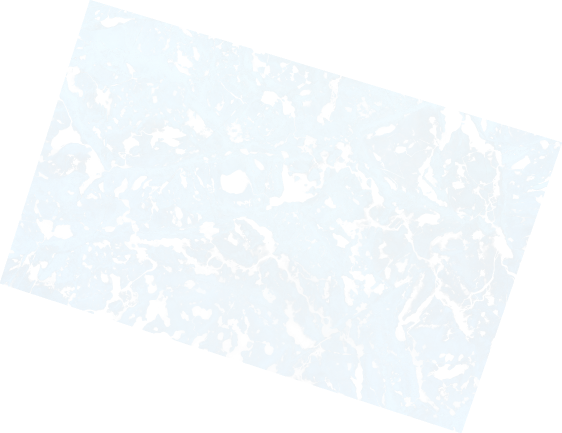
#> input picture UF163_0_SG_Overlap.tif, 1124 x 866 px, found by its file name (shown at 1/2 size); the run also reads 1 picture not shown here
$ jupyter execute --allow-errors Sea_Ice_Practical_03202023.ipynb   (shell and % lines are left out)
#> lines starting #> are read from the running program, lines starting #| are printed output that depends on the picture
[cell 1]
# To begin: File > Save a Copy in Drive > Open Copy in New Tab

**SENSE CDT Training - March 20, 2023**
### Sea Ice Earth Observations -- Computer Practical
Mia Vanderwilt / Rachel Tilling

## Introduction

The goal of this practical will be to familiarize you with some of the ICESat-2 data products, introduce some considerations for working with sea ice data, and touch on some *(hopefully)* widely-applicable data handling skills along the way!

The practical will be run entirely from this Google Colab notebook, using CPU. All of the necessary data will be accessible from a public Github Repo and will be stored in a temporary folder called 'SENSE_Sea_Ice_Practical'. Should your runtime get disconnected, you will need to re-run installation and import cells.

This Notebook is aimed to meet a wide array of skill sets -- because it's set up more like a demo than a lab, no background in Python is needed, but external resources are linked for those looking to expand on the content covered here.

A Quick Overview of Contents:
* Cross-Correlation-based Alignment
* Pandas and Geopandas Data and Querying
* Image Classification (short examples)
* Visualizing Point Cloud Data
* Image Compression and Tiling

## Cross-correlation based drift alignment

In order to align our ICESat-2 data products with our airbone datasets, we need to get an idea of the ice drift velocity. Fortunately -- in instances where we have overlapping imagery -- this is just a matter of tracking features between two time-distinct photos. To do this we'll use a normalized cross-correlation based implementation of skimage's [match_template](https://scikit-image.org/docs/stable/auto_examples/features_detection/plot_template.html) module. (OpenCV's similar [match_template](https://docs.opencv.org/4.x/d4/dc6/tutorial_py_template_matching.html) function can also be used with minimum squared difference and 4 other matching methods).

This is a useful way of aligning shifted datasets of all sorts (whether spatially or temporally shifted), and easy to implement with either of these two computer vision modules!

Here we will be aligning a pair of overlapped images from the July 21 Cal/Val Flight:

[cell 2]
import numpy as np
import matplotlib.pyplot as plt
from datetime import datetime, timedelta
from skimage.feature import match_template
import skimage.io
import math

[cell 3]
# Link this Practical to its GitHub Repo:

[cell 4]
# These images were clipped using a shapefile of their shared extents (in qGIS):
im0_path = '/content/SENSE_Sea_Ice_Practical/UF163_0_SG_Overlap.tif'
im1_path = '/content/SENSE_Sea_Ice_Practical/UF6_1_SB1_Overlap.tif'

# The time stamps for these images will be used to calculate elapsed_time
t0, t1 = '134438', '140619' # format: hhmmss

# Changing these strings to a more recognizable time format:
t0 = datetime(2022, 7, 21, int(t0[0:2]), int(t0[2:4]), int(t0[4:]))
t1 = datetime(2022, 7, 21, int(t1[0:2]), int(t1[2:4]), int(t1[4:]))

print(f'Initial image capture time: {t0} \nLater image capture time: {t1}')
print('Elapsed time:', t1-t0)

[cell 5]
# Using skimage to read in the two tif files:
im0 = skimage.io.imread(im0_path)
#> im0 is the input picture: shape (866, 1124, 4); mean R, G, B, A 76.7, 109.4, 127.2, 17.7
im1 = skimage.io.imread(im1_path)

[cell 6]
plt.imshow(im0[:,:,0:3]) #Original RGB image
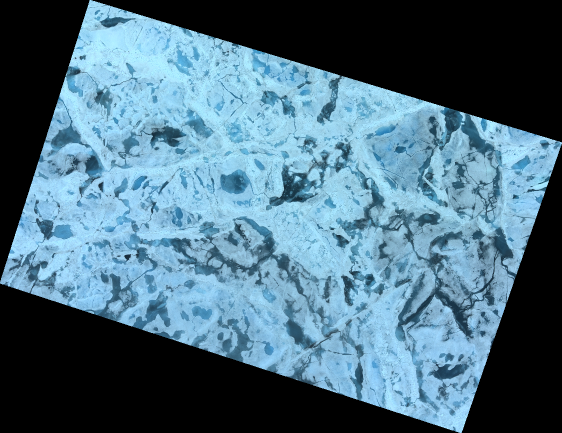
#> shown: shape (866, 1124, 3) (shown at 1/2 size); mean R, G, B 76.7, 109.4, 127.2

We will need a flattened (single-band) image for our `match_template` method. Typically, you might sum band values for each pixel (`np.sum(image, axis = 2)`), but in this case, the features we're interested in tracking show up very clearly in the 4th NIR band (`band 3`), so we will use that as our input for `match_template`.

[cell 7]
# Avoiding border regions by subsetting to the same sub-region in both images:
# We'll also subset both images to just band 3 (NIR band)
im0_NIR = im0[200:550, 200:900, 3]
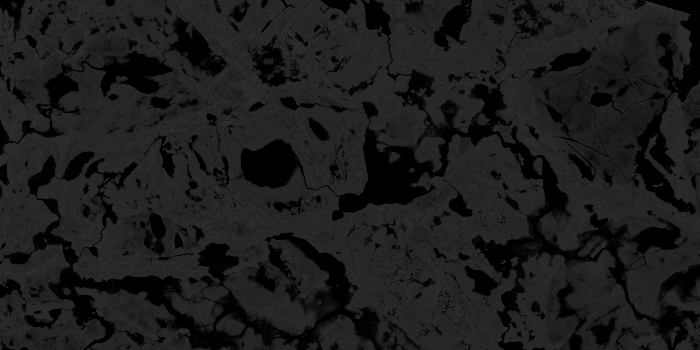
#> im0_NIR: shape (350, 700); min 0, max 49, mean 28
im1_NIR = im1[200:550, 200:900, 3]
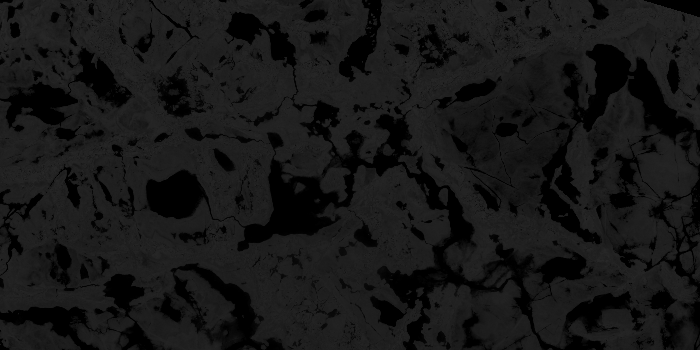
#> im1_NIR: shape (350, 700); min 0, max 43, mean 22.9

plt.imshow(im0_NIR) # NIR image subset (what we'll use for displacement tracking)

Match template works by using normalized cross correlation to find the most likely location of a smaller template within a larger master image. In this case we'll take a tile of the later image and try to find its location in the earlier image.

We'll be able to find the relative x,y displacement of the template by subtracting the expected location (h0: no displacement) from the results of match_template.

[cell 8]
# These values are somewhat random --
# feel free to change them to see whether the final results change!
template_size = 200 #height/width of the template in the later image
ulx, uly = 100, 100 #upper left corner of our template

im1_template = im1_NIR[uly:uly+200, ulx:ulx+200] #subsetting later image to have a smaller template than master
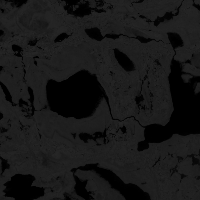
#> im1_template: shape (200, 200); min 0, max 40, mean 23.5
im0_master = im0_NIR #nothing to do here (alias for clarity)

[cell 9]
#the match_template function is a simple one-liner:
match_result = match_template(im0_master, im1_template) #find where im1 is in im0 (master, template)
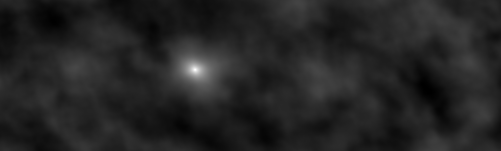
#> match_result: shape (151, 501) float64; min -0.161, max 0.969, mean 0.00197; drawn with min black and max white

[cell 10]
#these results give us a matrix of match probability:
plt.imshow(match_result)
plt.colorbar()
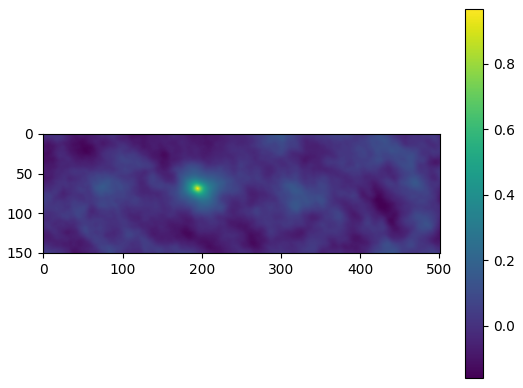
#> figure drawn by matplotlib, 2 panels

[cell 11]
# We're just interested in the most probable location (where cross_correlation values are maximized):
ij = np.unravel_index(np.argmax(match_result), match_result.shape)
#> ij = (69, 195)
match_x, match_y = ij[::-1]
#> match_x = 195; match_y = 69
print('match_x, match_y:', match_x, ',', match_y)
#| match_x, match_y: 195 , 69

[cell 12]
# This is easier to visualize on the original images:
fig = plt.figure(figsize=(14, 12))
ax1 = plt.subplot(1, 3, 1)
ax2 = plt.subplot(1, 3, 2)
ax3 = plt.subplot(1, 3, 3)

# LEFT -- show later image and template area on that image:
ax1.imshow(im1_NIR)
ax1.set_title('(later) im1, template')
#highlight template region:
template_rect = plt.Rectangle((ulx, uly), template_size, template_size,
                              edgecolor='r', linewidth = 2, facecolor='none')
ax1.add_patch(template_rect)


# CENTER -- show earlier image and template match:
ax2.imshow(im0_master)
ax2.set_title('(earlier) im0, master')
# highlight matched region:
match_rect = plt.Rectangle((match_x, match_y), template_size, template_size,
                           edgecolor='r', linewidth = 2, facecolor='none')
ax2.add_patch(match_rect)
#highlight region template *would* be, in the case of no displacement (dashed rectangle):
d0_rect = plt.Rectangle((ulx, uly), template_size, template_size,
                        edgecolor='r', facecolor='none', linestyle = '--')
ax2.add_patch(d0_rect)

# RIGHT -- show the results of match_template:
# (Gives a sense of 'goodness' of match)
ax3.imshow(match_result)
ax3.set_title(f"skimage match_template \n xy pixel displacement:  \n({(match_x - ulx)},{match_y - uly})")

ax3.set_axis_off()
ax3.plot(match_x, match_y, 'o', markeredgecolor='r', markerfacecolor='none', markersize=10) ## highlight matched region

plt.show()
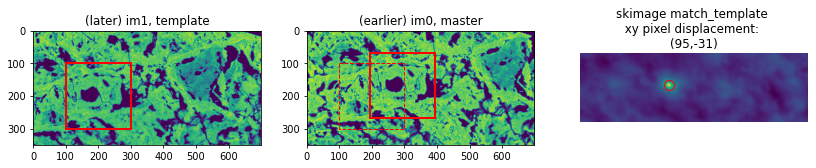
#> figure drawn by matplotlib, 3 panels

Translating this into xy displacement in meters (and then into x- and y-components of velocity):

[cell 13]
dx_px, dy_px = match_x - ulx, match_y - uly # displacement is the difference between the match and 'expected' template location
#> dx_px = 95; dy_px = -31
print(f'displacement in pixels (dx_px, dy_px): ({dx_px}, {dy_px})')
#| displacement in pixels (dx_px, dy_px): (95, -31)

# Pixel resolution:
m_per_px = 0.5 # in this case, both x and y pixels are 0.5m (not always the case), get this info from rasterio or qGIS...

# xy displacement in meters (displacement in pixels * pixel res)
dx, dy = dx_px * m_per_px, dy_px * m_per_px
#> dx = 47.5; dy = -15.5

# we have to account for the fact that positive displacement in the numpy array
# is negative North/South displacement (y-axis inverted)
dy = -dy #inverting y axis
#> dy = 15.5

# then we invert the time-directionality (to look at where the patch moved from early image to later image)
# previous displacement was from later image to earlier image (flipped time-axis):
dx, dy = -dx, -dy
#> dx = -47.5; dy = -15.5

# Now that all of that faff is out of the way, we should have a meter-based displacement
# from the early image to later image 'patch':
print(f'displacement in meters (dx, dy): ({dx}, {dy})')
#| displacement in meters (dx, dy): (-47.5, -15.5)

In this case, we have a negative x and negative y displacement, meaning that the feature in the earlier (im0) image can be found to the South and to the West in the later image. Hopefully this makes sense looking at the visualization from above.

 Last step: horizontal, vertical and total velocity components:

[cell 14]
# We'll use those t0 and t1 variables we initialized earlier on:
print(f'Initial image capture time: {t0} \nLater image capture time: {t1}')
print('Elapsed time:', t1-t0)
print('Elapsed time (seconds):', (t1-t0).seconds)

[cell 15]
dt = (t1-t0).seconds #elapsed time between images in seconds

v_x, v_y = dx/dt, dy/dt
#> v_x = -0.0365; v_y = -0.0119
print(f'Horiz. component of velocity, v_x: {round(v_x, 5)} m/s')
#| Horiz. component of velocity, v_x: -0.03651 m/s
print(f'Vert. component of velocity, v_y: {round(v_y, 5)} m/s')
#| Vert. component of velocity, v_y: -0.01191 m/s

# Magnitude of velocity:
v = (v_x**2 + v_y**2)**0.5
#> v = 0.0384
print(f'Magnitude of velocity: {round(v, 5)} m/s')
#| Magnitude of velocity: 0.03841 m/s

# Direction of velocity:
v_dir = math.degrees(math.atan2(dy, dx)) #I'd recommend always using atan2 (which is a 4-quadrant equivalent to atan)
#> v_dir = -161.9
print(f'Direction of velocity: {round(v_dir, 1)} degrees')
#| Direction of velocity: -161.9 degrees
